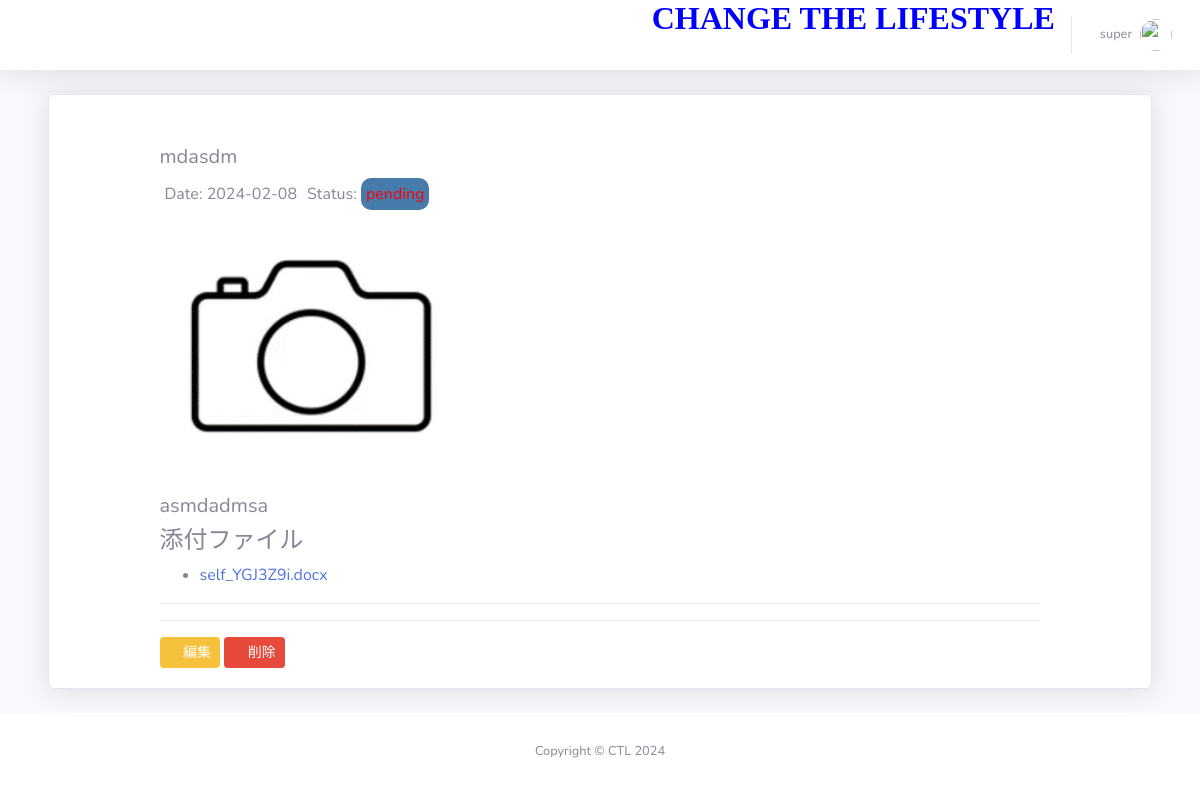
The page /dashboard/post/view/36 (signed in) on the database as committed earlier.
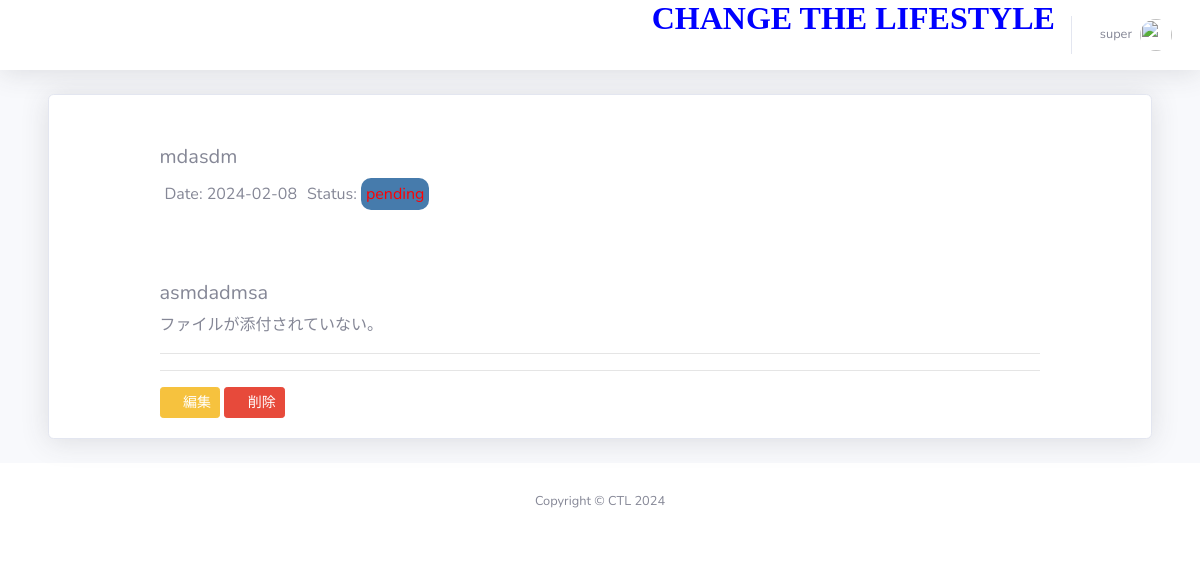
The same page on the database as committed later.
### dashboard/models.py (models this page shows, shortened)
class Author(models.Model):
    author = models.OneToOneField(User, on_delete=models.SET_NULL, null=True)
    email_text = models.CharField(max_length=255, blank=True, null=True, verbose_name='Email')
    first_name = models.CharField(max_length=100, null=True, blank=True, verbose_name='First Name')
    last_name = models.CharField(max_length=100, null=True, blank=True, verbose_name='Last Name')
    designation = models.CharField(max_length=10, null=True)
    author_image = models.ImageField(upload_to='author/', verbose_name='Author Profile Image', blank=True, null=True)
    class Meta:
        verbose_name_plural = 'Author'

### idea/models.py (models this page shows, shortened)
class Idea(models.Model):
    status = (
        ('active', 'active'),
        ('pending', 'pending')
    )
    title = models.CharField(max_length=200, null=True)
    detail = models.TextField(max_length=2000, null=True)
    image = models.ImageField(upload_to='images/media', null=True, blank=True)
    status = models.CharField(max_length=20, choices=status, default='pending')
    author = models.ForeignKey(Author, on_delete=models.CASCADE)
    email_text = models.CharField(max_length=255, blank=True, null=True, verbose_name='Email')
    featured = models.BooleanField(default=False)
    visit_count = models.IntegerField(default=0)
    created_at = models.DateTimeField(auto_now_add=True)
    files = models.ManyToManyField(IdeaFile, related_name='idea_files', blank=True)
    class Meta:
        verbose_name_plural = 'Ideas'

class IdeaFile(models.Model):
    idea = models.ForeignKey('Idea', on_delete=models.CASCADE)
    file = models.FileField(upload_to='idea_files/')
    uploaded_at = models.DateTimeField(auto_now_add=True)

### dashboard/views.py (the view)
# urls.py: path('post/view/<str:id>', views.PostView.as_view(), name='post'),
class PostView(View):
    def dispatch(self, request, *args, **kwargs):
        return super().dispatch(request, *args, **kwargs)
    def get(self, request, id):
        post_obj = get_object_or_404(Idea, id=id)
        files = post_obj.files.all()  # Fetch associated files
        context = {
            'post': post_obj,
            'files': files,  # Include files in the context
        }
        return render(request, 'dashboard/post/post_view.html', context)

### templates/dashboard/post/post_view.html (shortened to what this page needs)
{% extends 'dashboard/base/base.html' %}
{% block body %}
{% load static %}
{% load humanize %}
<div class="container-fluid">
    <div class="row">
        <div class="col">
            <div class="card shadow mb-4">
                <div class="row" style="padding: 20px;">
                    <div class="col-10 mx-auto">
                        <h5>{{ post.title }}</h5>
                        <div class="text_div">
                            <p>Date: {{ post.created_at|date:"Y-m-d" }}</p>
                            {% if post.status == 'active' %}
                                <p>Status: <span style="color: green;"> {{ post.status }}</span> </p>
                            {% else %}
                                <p>Status: <span style="color: red; background-color: rgb(70, 123, 172); padding: 5px; border-radius: 10px; ">{{ post.status }}</span></p>
                            {% endif %}
                        </div>
                        {% if post.image %}
                            <img src="{{ post.image.url }}" alt="{{ post.title }}" style="width: 300px; height: auto;">
                        {% else %}
                            <img src="" alt="">
                        {% endif %}
                        <h5>{{ post.detail }}</h5>
                        {% if post.files.all %}
                            <h4>添付ファイル</h4>
                            <ul>
                                {% for file in post.files.all %}
                                    <li><a href="{{ file.file.url }}" target="_blank">{{ file.file.name|slice:"11:" }}</a></li>
                                {% endfor %}
                            </ul>
                        {% else %}
                            <p>ファイルが添付されていない。</p>
                        {% endif %}
                        <hr>
                        <hr>
                        {% if user.is_authenticated %}
                            {% if user.is_staff or user.is_superuser or user.author == post.author %}
                                <a href="{% url 'edit_post' post.id %}" class="btn btn-warning btn-sm"><i class="far fa-edit"></i> 編集</a>
                                <a href="{% url 'delete_post' post.id %}" class="btn btn-danger btn-sm" data-toggle="modal" data-target="#delete"><i class="far fa-trash-alt"></i> 削除 </a>
                            {% endif %}
                        {% endif %}
                    </div>
                </div>
            </div>
        </div>
    </div>
</div>
{% endblock %}

### templates/dashboard/base/base.html (shortened to what this page needs)
<!DOCTYPE html>
<html lang="en">
    {% load static %}
    {% load humanize %}
<head>
    {% load static %}
    <link href="{% static  'vendor/fontawesome-free/css/all.min.css' %}" rel="stylesheet" type="text/css">
    <link href="{% static 'css/sb-admin-2.min.css' %}" rel="stylesheet">
</head>
<body id="page-top">
    <div id="wrapper">
        <div id="content-wrapper" class="d-flex flex-column">
            <div id="content">
                <nav class="navbar navbar-expand navbar-light bg-white topbar mb-4 static-top shadow">
                    <ul class="navbar-nav ml-auto">
                        <h2><a style="color:blue" href="{% url 'home' %}" > <i class="fa fa-link"> CHANGE THE LIFESTYLE</i> </a></h2>
                        {% if user.is_authenticated %}
                        <li class="nav-item dropdown no-arrow">
                            <a class="nav-link dropdown-toggle" href="#" id="userDropdown" role="button"
                                data-toggle="dropdown" aria-haspopup="true" aria-expanded="false">
                                <span class="mr-2 d-none d-lg-inline text-gray-600 small">{{ user.author.author.username }}</span>
                                {% if user.author.author_image %}
                                <img class="img-profile rounded-circle"
                                    src="{{ user.author.author_image.url }}">
                                {% else %}
                                <img class="img-profile rounded-circle" src="https://www.pngarts.com/files/11/Avatar-PNG-Transparent-Image.png" alt="">
                                {% endif %}
                            </a>
                        </li>
                        {% endif %}
                    </ul>
                </nav>
                <div class="container-fluid">
                {% block body %}{% endblock %}
            </div>
            <footer class="sticky-footer bg-white" style="bottom: 0;">
                <div class="container my-auto">
                    <div class="copyright text-center my-auto">
                        <span>Copyright &copy; CTL 2024</span>
                    </div>
                </div>
            </footer>
        </div>
    </div>
</body>
</html>

Rows that differ between the two databases and show on the page:
no longer on this page (row unchanged): IdeaFile: file.name "self_YGJ3Z9i.docx"
changed Idea "mdasdm": image: picture removed
Other text that changed with them:
text no longer shown: "添付ファイル"
text now shown: "ファイルが添付されていない。"
